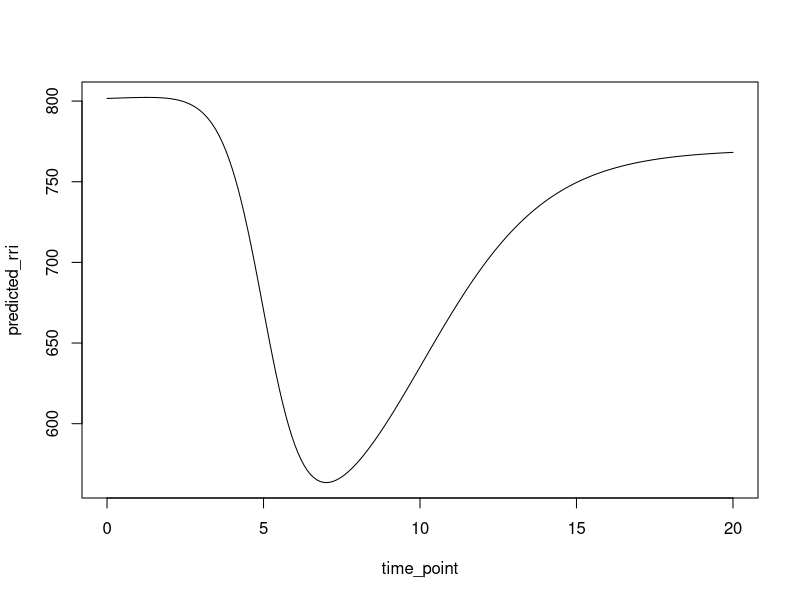
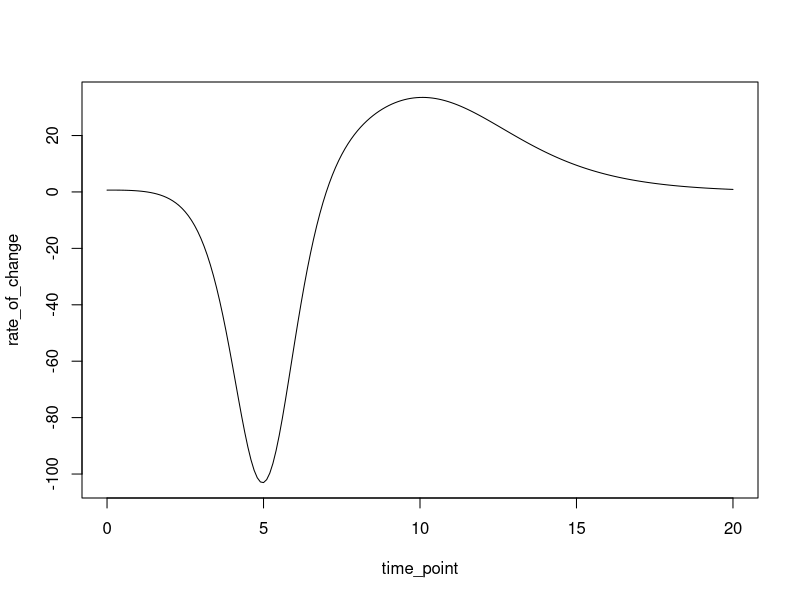

R code for these plots, in order:
## ---- chunk 1
# Double Logistic Function for RRi(t)
# Based *specifically* on the Castillo-Aguilar et al. (2025) equation provided.
# This function calculates the RRi value at a specific time 't'.

rri_double_logistic <- function(t, alpha, beta, lambda, tau, c_param, phi, delta) {
  # t: Time point ($t$)
  # alpha: Baseline RRi value (parameter $\alpha$)
  # beta: Amplitude of the first component (parameter $\beta$)
  # lambda: Steepness of the first component (parameter $\lambda$)
  # tau: Inflection time of the first component (parameter $\tau$)
  # c_param: Proportionality constant for recovery amplitude (parameter $c$)
  # phi: Steepness of the second component (parameter $\phi$)
  # delta: Delay for the second component's inflection time (parameter $\delta$)

  # Calculate the first logistic component (Exercise-induced Drop)
  # Corresponds to: $\beta / (1 + \exp(\lambda(t - \tau)))$
  component1 <- beta / (1 + exp(lambda * (t - tau)))

  # Calculate the second logistic component (Proportional Recovery)
  # Corresponds to: $(-c\beta) / (1 + \exp(\phi(t - \tau - \delta)))$
  # Amplitude is -c_param * beta
  # Inflection time is tau + delta
  component2 <- (-c_param * beta) / (1 + exp(phi * (t - tau - delta)))

  # Calculate the final RRi value: $\alpha + component1 + component2$
  rri_t <- alpha + component1 + component2

  return(rri_t)
}

# Example Usage (replace with plausible parameters based on the paper's context)
time_point <- seq(0, 20, 0.1)
baseline_alpha <- 800 # ms ($\alpha$)
drop_amplitude_beta <- -300 # ms ($\beta$, negative for drop)
drop_steepness_lambda <- -1.5 # ($\lambda$)
drop_time_tau <- 5  # s ($\tau$)
recovery_factor_c <- 0.9 # ($c$, e.g., 90% recovery)
recovery_steepness_phi <- -0.5 # ($\phi$)
recovery_delay_delta <- 5 # s ($\delta$)

predicted_rri <- rri_double_logistic(t = time_point,
                                    alpha = baseline_alpha,
                                    beta = drop_amplitude_beta,
                                    lambda = drop_steepness_lambda,
                                    tau = drop_time_tau,
                                    c_param = recovery_factor_c,
                                    phi = recovery_steepness_phi,
                                    delta = recovery_delay_delta)

plot(time_point, predicted_rri, type = "l")
## ---- chunk 2
# Derivative of the *Specific* Castillo-Aguilar Double Logistic Function w.r.t. time (t)
# This function calculates d(RRi)/dt at a specific time 't'.
# This is the function needed as the 'static_function' for the leapfrog integrator.

rri_double_logistic_derivative <- function(t, alpha, beta, lambda, tau, c_param, phi, delta) {
  # Parameters are the same as rri_double_logistic:
  # t ($t$), alpha ($\alpha$), beta ($\beta$), lambda ($\lambda$), tau ($\tau$),
  # c_param ($c$), phi ($\phi$), delta ($\delta$)

  # Calculate terms for the first component's derivative
  # Corresponds to: $-\beta \lambda \exp(\lambda(t - \tau)) / (1 + \exp(\lambda(t - \tau)))^2$
  exp_term1 <- exp(lambda * (t - tau))
  # Note the crucial minus sign from the derivation: -beta * lambda * ...
  deriv_comp1 <- -beta * lambda * exp_term1 / (1 + exp_term1)^2

  # Calculate terms for the second component's derivative
  # Corresponds to: $c \beta \phi \exp(\phi(t - \tau - \delta)) / (1 + \exp(\phi(t - \tau - \delta)))^2$
  exp_term2 <- exp(phi * (t - tau - delta))
  # Note the positive sign here: c_param * beta * phi * ...
  deriv_comp2 <- c_param * beta * phi * exp_term2 / (1 + exp_term2)^2

  # The derivative of alpha is 0, so we just sum the component derivatives
  dRRi_dt <- deriv_comp1 + deriv_comp2

  return(dRRi_dt)
}

# Example Usage (using the same parameters as before)
rate_of_change <- rri_double_logistic_derivative(t = time_point,
                                                 alpha = baseline_alpha,
                                                 beta = drop_amplitude_beta,
                                                 lambda = drop_steepness_lambda,
                                                 tau = drop_time_tau,
                                                 c_param = recovery_factor_c,
                                                 phi = recovery_steepness_phi,
                                                 delta = recovery_delay_delta)

plot(time_point, rate_of_change, type = "l")
## ---- chunk 3
# Gradient of the *Specific* Castillo-Aguilar RRi rate-of-change function w.r.t. RRi
# This function calculates d/d(RRi) [d(RRi)/dt]

gradient_rri_derivative <- function(current_rri, t, alpha, beta, lambda, tau, c_param, phi, delta) {
  # current_rri: The current RRi value (state variable, $RRi$)
  # t: The current time ($t$)
  # Other parameters: Model parameters ($\alpha, \beta, \lambda, \tau, c, \phi, \delta$)

  # Since d(RRi)/dt, as defined by the Castillo-Aguilar model,
  # does NOT explicitly depend on the current value of RRi,
  # its derivative with respect to RRi is simply 0.
  return(0)
}
